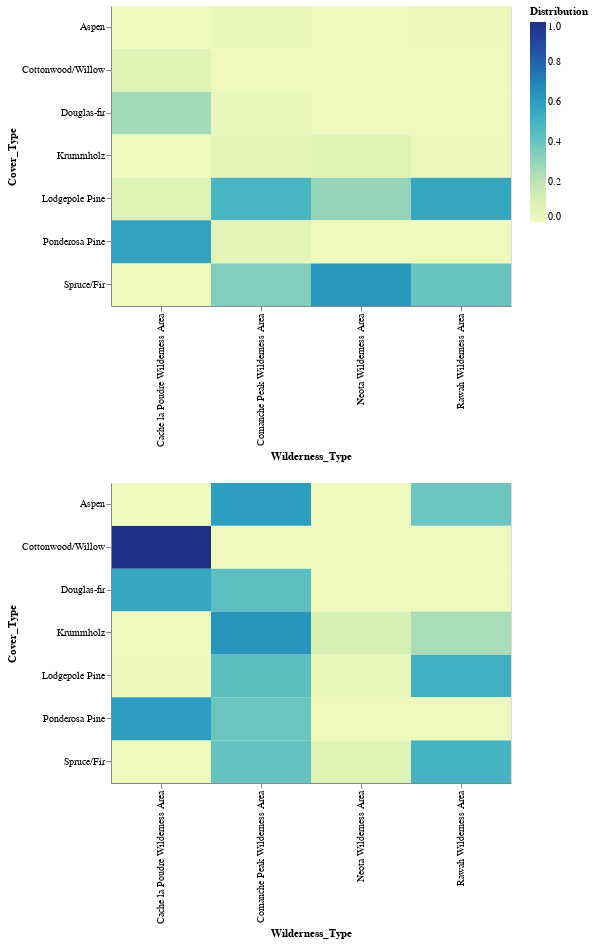

The notebook cell this image was saved under:
### Markdown cell above
The following section looks at the wilderness area and soil types in more detail. Both these sets of features are provided as one hot encoded binary features. This means that each feature is a binary variable which either indicates a sample is of the specific feature or is not. For example, the wilderness area 1 (Wilderness_Area_0 in the data set) refers to the Rawah Wilderness Area in North America. A given sample will either be part of this area or not. In this next section I hope to understand more about the cover types based on the wilderness area and soil type. Some of the questions we may be able to answer include:

1. Are there cover types unique to certain wilderness areas?
1. Are there cover types which only grow or thrive in a particular soil type?

In order to achieve the above I have decided to summarize the wilderness area and soil type features by cover type. This summarised data is then normalized so that each value gives the percentage by cover type and wilderness/soil type. This way it will be more meaningful as we have already seen above Spruce/Fir and Lodgepole Pine trees make up the majority of the data set. 

Given this, for each set of features (wilderness area and soil type) I have produced two heatmaps. The first heatmap shows the distribution of trees by wilderness area/soil type. Looking at the wilderness area section below we can see that Lodgepole Pine and Spruce/Fir trees make up the majority of cover types in all the wilderness areas except the Cache la Poudre wilderness area. The Cache la Poudre area is mostly covered by Ponderosa Pine and Douglas-fir trees. 

The second heatmap in the set shows the distribution of cover type over the wilderness area/soil type. If we examine the wilderness area section immediately the Cottonwood/Willow cover types stand out as they can only be found in the Cache la Poudre wilderness area.

Examining the two charts for soil types we can also see similar seperations. For example if we look at the second heatmap in the soil type section we can see that approximately 51% of the Douglas-fir cover type can be found on land classified as soil type 9. Looking at the `covtype.info` file we can see that soil type 9 refers to the `Troutville family, very stony` soil type.

So far it seems as if these features provide useful information in seperating the cover types.

### Code cell
group = covertype.groupby('Cover_Type')
wilderness_area = group[wilderness_features].sum()

wilderness_area_named = DataFrame(
    wilderness_area.values,
    columns=wilderness_area.columns.map(WILDERNESS_MAPPING),
    index=wilderness_area.index.map(TARGET_MAPPING)
)

cover_type_by_wilderness_area = wilderness_area_named.divide(wilderness_area_named.sum(axis=0), axis=1)
wilderness_area_by_cover_type = wilderness_area_named.divide(wilderness_area_named.sum(axis=1), axis=0)

def prepare_frame_for_charting(frame: DataFrame) -> DataFrame:
    """Prepare the given data frame for plotting
    Args:
        frame (DataFrame): 
    
    Returns:
        A DataFrame to be plotted
    """
    return (
        frame
            .unstack()
            .reset_index()
            .rename(columns={'level_0': 'Wilderness_Type', 0: 'Distribution'})
    )

# Plot the data
cover_type_by_wilderness_area_chart = (
    alt
        .Chart(prepare_frame_for_charting(cover_type_by_wilderness_area))
        .mark_rect()
        .encode(
            x='Wilderness_Type:O',
            y='Cover_Type:O',
            color='Distribution:Q',
            tooltip='Distribution'
        )
)

wilderness_area_by_cover_type_chart = (
    alt
        .Chart(prepare_frame_for_charting(wilderness_area_by_cover_type))
        .mark_rect()
        .encode(
            x='Wilderness_Type:O',
            y='Cover_Type:O',
            color='Distribution:Q',
            tooltip='Distribution'
        )
)

cover_type_by_wilderness_area_chart & wilderness_area_by_cover_type_chart

### Figure 1 — Vega-Lite specification as saved in the notebook (floating-point values rounded to 4 significant figures)
{"$schema": "https://vega.github.io/schema/vega-lite/v2.4.3.json", "config": {"view": {"height": 300, "width": 400}}, "vconcat": [{"data": {"values": [{"Cover_Type": "Spruce/Fir", "Distribution": 0.4054, "Wilderness_Type": "Rawah Wilderness Area"}, {"Cover_Type": "Lodgepole Pine", "Distribution": 0.5606, "Wilderness_Type": "Rawah Wilderness Area"}, {"Cover_Type": "Ponderosa Pine", "Distribution": 0, "Wilderness_Type": "Rawah Wilderness Area"}, {"Cover_Type": "Cottonwood/Willow", "Distribution": 0, "Wilderness_Type": "Rawah Wilderness Area"}, {"Cover_Type": "Aspen", "Distribution": 0.0145, "Wilderness_Type": "Rawah Wilderness Area"}, {"Cover_Type": "Douglas-fir", "Distribution": 0, "Wilderness_Type": "Rawah Wilderness Area"}, {"Cover_Type": "Krummholz", "Distribution": 0.01956, "Wilderness_Type": "Rawah Wilderness Area"}, {"Cover_Type": "Spruce/Fir", "Distribution": 0.6222, "Wilderness_Type": "Neota Wilderness Area"}, {"Cover_Type": "Lodgepole Pine", "Distribution": 0.3007, "Wilderness_Type": "Neota Wilderness Area"}, {"Cover_Type": "Ponderosa Pine", "Distribution": 0, "Wilderness_Type": "Neota Wilderness Area"}, {"Cover_Type": "Cottonwood/Willow", "Distribution": 0, "Wilderness_Type": "Neota Wilderness Area"}, {"Cover_Type": "Aspen", "Distribution": 0, "Wilderness_Type": "Neota Wilderness Area"}, {"Cover_Type": "Douglas-fir", "Distribution": 0, "Wilderness_Type": "Neota Wilderness Area"}, {"Cover_Type": "Krummholz", "Distribution": 0.0771, "Wilderness_Type": "Neota Wilderness Area"}, {"Cover_Type": "Spruce/Fir", "Distribution": 0.3455, "Wilderness_Type": "Comanche Peak Wilderness Area"}, {"Cover_Type": "Lodgepole Pine", "Distribution": 0.4937, "Wilderness_Type": "Comanche Peak Wilderness Area"}, {"Cover_Type": "Ponderosa Pine", "Distribution": 0.05644, "Wilderness_Type": "Comanche Peak Wilderness Area"}, {"Cover_Type": "Cottonwood/Willow", "Distribution": 0, "Wilderness_Type": "Comanche Peak Wilderness Area"}, {"Cover_Type": "Aspen", "Distribution": 0.02254, "Wilderness_Type": "Comanche Peak Wilderness Area"}, {"Cover_Type": "Douglas-fir", "Distribution": 0.0301, "Wilderness_Type": "Comanche Peak Wilderness Area"}, {"Cover_Type": "Krummholz", "Distribution": 0.05172, "Wilderness_Type": "Comanche Peak Wilderness Area"}, {"Cover_Type": "Spruce/Fir", "Distribution": 0, "Wilderness_Type": "Cache la Poudre Wilderness Area"}, {"Cover_Type": "Lodgepole Pine", "Distribution": 0.08185, "Wilderness_Type": "Cache la Poudre Wilderness Area"}, {"Cover_Type": "Ponderosa Pine", "Distribution": 0.5803, "Wilderness_Type": "Cache la Poudre Wilderness Area"}, {"Cover_Type": "Cottonwood/Willow", "Distribution": 0.07431, "Wilderness_Type": "Cache la Poudre Wilderness Area"}, {"Cover_Type": "Aspen", "Distribution": 0, "Wilderness_Type": "Cache la Poudre Wilderness Area"}, {"Cover_Type": "Douglas-fir", "Distribution": 0.2635, "Wilderness_Type": "Cache la Poudre Wilderness Area"}, {"Cover_Type": "Krummholz", "Distribution": 0, "Wilderness_Type": "Cache la Poudre Wilderness Area"}]}, "encoding": {"color": {"field": "Distribution", "type": "quantitative"}, "tooltip": {"field": "Distribution", "type": "quantitative"}, "x": {"field": "Wilderness_Type", "type": "ordinal"}, "y": {"field": "Cover_Type", "type": "ordinal"}}, "mark": "rect"}, {"data": {"values": [{"Cover_Type": "Spruce/Fir", "Distribution": 0.499, "Wilderness_Type": "Rawah Wilderness Area"}, {"Cover_Type": "Lodgepole Pine", "Distribution": 0.516, "Wilderness_Type": "Rawah Wilderness Area"}, {"Cover_Type": "Ponderosa Pine", "Distribution": 0, "Wilderness_Type": "Rawah Wilderness Area"}, {"Cover_Type": "Cottonwood/Willow", "Distribution": 0, "Wilderness_Type": "Rawah Wilderness Area"}, {"Cover_Type": "Aspen", "Distribution": 0.3983, "Wilderness_Type": "Rawah Wilderness Area"}, {"Cover_Type": "Douglas-fir", "Distribution": 0, "Wilderness_Type": "Rawah Wilderness Area"}, {"Cover_Type": "Krummholz", "Distribution": 0.2487, "Wilderness_Type": "Rawah Wilderness Area"}, {"Cover_Type": "Spruce/Fir", "Distribution": 0.08778, "Wilderness_Type": "Neota Wilderness Area"}, {"Cover_Type": "Lodgepole Pine", "Distribution": 0.03172, "Wilderness_Type": "Neota Wilderness Area"}, {"Cover_Type": "Ponderosa Pine", "Distribution": 0, "Wilderness_Type": "Neota Wilderness Area"}, {"Cover_Type": "Cottonwood/Willow", "Distribution": 0, "Wilderness_Type": "Neota Wilderness Area"}, {"Cover_Type": "Aspen", "Distribution": 0, "Wilderness_Type": "Neota Wilderness Area"}, {"Cover_Type": "Douglas-fir", "Distribution": 0, "Wilderness_Type": "Neota Wilderness Area"}, {"Cover_Type": "Krummholz", "Distribution": 0.1123, "Wilderness_Type": "Neota Wilderness Area"}, {"Cover_Type": "Spruce/Fir", "Distribution": 0.4132, "Wilderness_Type": "Comanche Peak Wilderness Area"}, {"Cover_Type": "Lodgepole Pine", "Distribution": 0.4416, "Wilderness_Type": "Comanche Peak Wilderness Area"}, {"Cover_Type": "Ponderosa Pine", "Distribution": 0.4, "Wilderness_Type": "Comanche Peak Wilderness Area"}, {"Cover_Type": "Cottonwood/Willow", "Distribution": 0, "Wilderness_Type": "Comanche Peak Wilderness Area"}, {"Cover_Type": "Aspen", "Distribution": 0.6017, "Wilderness_Type": "Comanche Peak Wilderness Area"}, {"Cover_Type": "Douglas-fir", "Distribution": 0.4391, "Wilderness_Type": "Comanche Peak Wilderness Area"}, {"Cover_Type": "Krummholz", "Distribution": 0.639, "Wilderness_Type": "Comanche Peak Wilderness Area"}, {"Cover_Type": "Spruce/Fir", "Distribution": 0, "Wilderness_Type": "Cache la Poudre Wilderness Area"}, {"Cover_Type": "Lodgepole Pine", "Distribution": 0.01068, "Wilderness_Type": "Cache la Poudre Wilderness Area"}, {"Cover_Type": "Ponderosa Pine", "Distribution": 0.6, "Wilderness_Type": "Cache la Poudre Wilderness Area"}, {"Cover_Type": "Cottonwood/Willow", "Distribution": 1, "Wilderness_Type": "Cache la Poudre Wilderness Area"}, {"Cover_Type": "Aspen", "Distribution": 0, "Wilderness_Type": "Cache la Poudre Wilderness Area"}, {"Cover_Type": "Douglas-fir", "Distribution": 0.5609, "Wilderness_Type": "Cache la Poudre Wilderness Area"}, {"Cover_Type": "Krummholz", "Distribution": 0, "Wilderness_Type": "Cache la Poudre Wilderness Area"}]}, "encoding": {"color": {"field": "Distribution", "type": "quantitative"}, "tooltip": {"field": "Distribution", "type": "quantitative"}, "x": {"field": "Wilderness_Type", "type": "ordinal"}, "y": {"field": "Cover_Type", "type": "ordinal"}}, "mark": "rect"}]}
